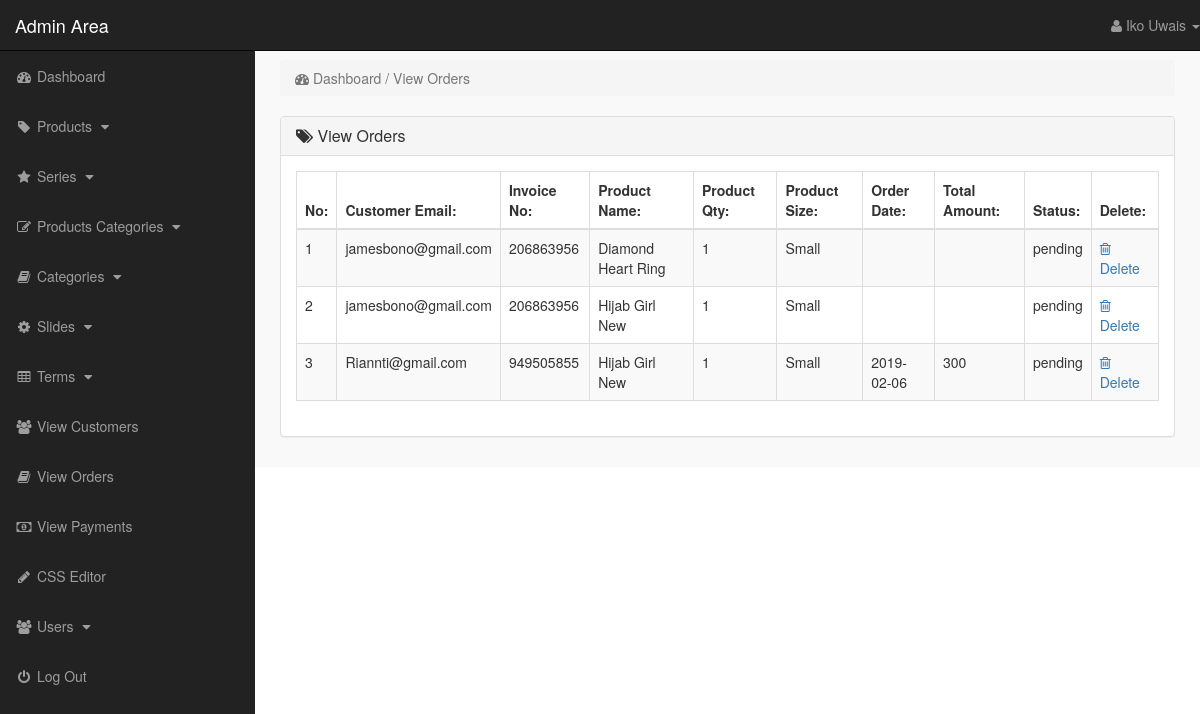
The app's page /admin_area/index.php?view_orders (signed in) with its own data.
### tables this page shows
CREATE TABLE `pending_orders` (
  `order_id` int(10) NOT NULL,
  `customer_id` int(10) NOT NULL,
  `invoice_no` int(10) NOT NULL,
  `product_id` text NOT NULL,
  `qty` int(10) NOT NULL,
  `size` text NOT NULL,
  `order_status` text NOT NULL
);

CREATE TABLE `customers` (
  `customer_id` int(10) NOT NULL,
  `customer_name` varchar(255) NOT NULL,
  `customer_email` varchar(255) NOT NULL,
  `customer_pass` varchar(255) NOT NULL,
  `customer_country` text NOT NULL,
  `customer_city` text NOT NULL,
  `customer_contact` varchar(255) NOT NULL,
  `customer_address` text NOT NULL,
  `customer_image` text NOT NULL,
  `customer_ip` varchar(100) NOT NULL
);

CREATE TABLE `products` (
  `product_id` int(10) NOT NULL,
  `p_cat_id` int(10) NOT NULL,
  `cat_id` int(10) NOT NULL,
  `manufacturer_id` int(10) NOT NULL,
  `date` timestamp NOT NULL DEFAULT CURRENT_TIMESTAMP ON UPDATE CURRENT_TIMESTAMP,
  `product_title` text NOT NULL,
  `product_img1` text NOT NULL,
  `product_img2` text NOT NULL,
  `product_img3` text NOT NULL,
  `product_img4` text NOT NULL,
  `product_price` int(10) NOT NULL,
  `product_keywords` text NOT NULL,
  `product_desc` text NOT NULL
);

CREATE TABLE `customer_orders` (
  `order_id` int(10) NOT NULL,
  `customer_id` int(10) NOT NULL,
  `due_amount` int(100) NOT NULL,
  `invoice_no` int(100) NOT NULL,
  `qty` int(10) NOT NULL,
  `size` text NOT NULL,
  `order_date` date NOT NULL,
  `order_status` text NOT NULL
);

### admin_area/view_orders.php (the view)
<?php
    if(!isset($_SESSION['admin_email'])){
        echo "<script>window.open('login.php','_self')</script>";
    }else{
?>
<div class="row">
    <div class="col-lg-12">
        <ol class="breadcrumb">
            <li class="active">
                <i class="fa fa-dashboard"></i> Dashboard / View Orders
            </li>
        </ol>
    </div>
</div>
<div class="row">
    <div class="col-lg-12">
        <div class="panel panel-default">
            <div class="panel-heading">
               <h3 class="panel-title">
                   <i class="fa fa-tags"></i>  View Orders
               </h3>
            </div>
            <div class="panel-body">
                <div class="table-responsive">
                    <table class="table table-striped table-bordered table-hover">
                        <thead>
                            <tr>
                                <th> No: </th>
                                <th> Customer Email: </th>
                                <th> Invoice No: </th>
                                <th> Product Name: </th>
                                <th> Product Qty: </th>
                                <th> Product Size: </th>
                                <th> Order Date: </th>
                                <th> Total Amount: </th>
                                <th> Status: </th>
                                <th> Delete: </th>
                            </tr>
                        </thead>
                        <tbody>
                            <?php
                                $i=0;
                                $get_orders = "select * from pending_orders";
                                $run_orders = mysqli_query($con,$get_orders);
                                while($row_order=mysqli_fetch_array($run_orders)){
                                    $order_id = $row_order['order_id'];
                                    $c_id = $row_order['customer_id'];
                                    $invoice_no = $row_order['invoice_no'];
                                    $product_id = $row_order['product_id'];
                                    $qty = $row_order['qty'];
                                    $size = $row_order['size'];
                                    $order_status = $row_order['order_status'];
                                    $get_products = "select * from products where product_id='$product_id'";
                                    $run_products = mysqli_query($con,$get_products);
                                    $row_products = mysqli_fetch_array($run_products);
                                    $product_title = $row_products['product_title'];
                                    $get_customer = "select * from customers where customer_id='$c_id'";
                                    $run_customer = mysqli_query($con,$get_customer);
                                    $row_customer = mysqli_fetch_array($run_customer);
                                    $customer_email = $row_customer['customer_email'];
                                    $get_c_order = "select * from customer_orders where order_id='$order_id' ";
                                    $run_c_order = mysqli_query($con,$get_c_order);
                                    $row_c_order = mysqli_fetch_array($run_c_order);
                                    $order_date = $row_c_order['order_date'];
                                    $order_amount = $row_c_order['due_amount'];
                                    $i++;
                            ?>
                            <tr>
                                <td> <?php echo $i; ?> </td>
                                <td> <?php echo $customer_email; ?> </td>
                                <td> <?php echo $invoice_no; ?></td>
                                <td> <?php echo $product_title; ?> </td>
                                <td> <?php echo $qty; ?></td>
                                <td> <?php echo $size; ?> </td>
                                <td> <?php echo $order_date; ?> </td>
                                <td> <?php echo $order_amount; ?> </td>
                                <td>
                                    <?php
                                        if($order_status=='pending'){
                                            echo $order_status='pending';
                                        }else{
                                            echo $order_status='Complete';
                                        }
                                    ?>
                                </td>
                                <td>
                                     <a href="index.php?delete_order=<?php echo $order_id; ?>">
                                        <i class="fa fa-trash-o"></i> Delete
                                     </a>
                                </td>
                            </tr>
                            <?php } ?>
                        </tbody>
                    </table>
                </div>
            </div>
        </div>
    </div>
</div>
<?php } ?>

### admin_area/index.php (shortened to what this page needs)
<?php
    include("includes/db.php");
    if(!isset($_SESSION['admin_email'])){
        echo "<script>window.open('login.php','_self')</script>";
    }else{
        $admin_session = $_SESSION['admin_email'];
        $get_admin = "select * from admins where admin_email='$admin_session'";
        $run_admin = mysqli_query($con,$get_admin);
        $row_admin = mysqli_fetch_array($run_admin);
        $admin_name = $row_admin['admin_name'];
?>
<!DOCTYPE html>
<html lang="en">
<head>
    <link rel="stylesheet" href="css/bootstrap-337.min.css">
    <link rel="stylesheet" href="font-awsome/css/font-awesome.min.css">
    <link rel="stylesheet" href="css/style.css">
</head>
<body>
    <div id="wrapper">
       <?php include("includes/sidebar.php"); ?>
        <div id="page-wrapper">
            <div class="container-fluid">
                <?php
                    if(isset($_GET['dashboard'])){
                        include("dashboard.php");
                }   if(isset($_GET['insert_product'])){
                        include("insert_product.php");
                }   if(isset($_GET['view_products'])){
                        include("view_products.php");
                }   if(isset($_GET['delete_product'])){
                        include("delete_product.php");
                }   if(isset($_GET['edit_product'])){
                        include("edit_product.php");
                }   if(isset($_GET['insert_p_cat'])){
                        include("insert_p_cat.php");
                }   if(isset($_GET['view_p_cats'])){
                        include("view_p_cats.php");
                }   if(isset($_GET['delete_p_cat'])){
                        include("delete_p_cat.php");
                }   if(isset($_GET['edit_p_cat'])){
                        include("edit_p_cat.php");
                }   if(isset($_GET['insert_cat'])){
                        include("insert_cat.php");
                }   if(isset($_GET['view_cats'])){
                        include("view_cats.php");
                }   if(isset($_GET['edit_cat'])){
                        include("edit_cat.php");
                }   if(isset($_GET['delete_cat'])){
                        include("delete_cat.php");
                }   if(isset($_GET['insert_slide'])){
                        include("insert_slide.php");
                }   if(isset($_GET['view_slides'])){
                        include("view_slides.php");
                }   if(isset($_GET['delete_slide'])){
                        include("delete_slide.php");
                }   if(isset($_GET['edit_slide'])){
                        include("edit_slide.php");
                }   if(isset($_GET['insert_box'])){
                        include("insert_box.php");
                }   if(isset($_GET['view_boxes'])){
                        include("view_boxes.php");
                }   if(isset($_GET['delete_box'])){
                        include("delete_box.php");
                }   if(isset($_GET['edit_box'])){
                        include("edit_box.php");
                }   if(isset($_GET['view_customers'])){
                        include("view_customers.php");
                }   if(isset($_GET['delete_customer'])){
                        include("delete_customer.php");
                }   if(isset($_GET['view_orders'])){
                        include("view_orders.php");
                }   if(isset($_GET['delete_order'])){
                        include("delete_order.php");
                }   if(isset($_GET['view_payments'])){
                        include("view_payments.php");
                }   if(isset($_GET['delete_payment'])){
                        include("delete_payment.php");
                }   if(isset($_GET['view_users'])){
                        include("view_users.php");
                }   if(isset($_GET['delete_user'])){
                        include("delete_user.php");
                }   if(isset($_GET['insert_user'])){
                        include("insert_user.php");
                }   if(isset($_GET['user_profile'])){
                        include("user_profile.php");
                }   if(isset($_GET['insert_terms'])){
                        include("insert_terms.php");
                }   if(isset($_GET['view_terms'])){
                        include("view_terms.php");
                }   if(isset($_GET['delete_term'])){
                        include("delete_term.php");
                }   if(isset($_GET['edit_term'])){
                        include("edit_term.php");
                }   if(isset($_GET['edit_css'])){
                        include("edit_css.php");
                }   if(isset($_GET['insert_manufacturer'])){
                        include("insert_manufacturer.php");
                }   if(isset($_GET['view_manufacturers'])){
                        include("view_manufacturers.php");
                }   if(isset($_GET['delete_manufacturer'])){
                        include("delete_manufacturer.php");
                }   if(isset($_GET['edit_manufacturer'])){
                        include("edit_manufacturer.php");
                }
                ?>
            </div>
        </div>
    </div>
</body>
</html>
<?php } ?>

### admin_area/includes/sidebar.php (shortened to what this page needs)
<?php
    if(!isset($_SESSION['admin_email'])){
        echo "<script>window.open('login.php','_self')</script>";
    }else{
?>
<nav class="navbar navbar-inverse navbar-fixed-top">
    <div class="navbar-header">
        <a href="index.php?dashboard" class="navbar-brand">Admin Area</a>
    </div>
    <ul class="nav navbar-right top-nav">
        <li class="dropdown">
            <a href="#" class="dropdown-toggle" data-toggle="dropdown">
                <i class="fa fa-user"></i> <?php echo $admin_name;  ?> <b class="caret"></b>
            </a>
        </li>
    </ul>
    <div class="collapse navbar-collapse navbar-ex1-collapse">
        <ul class="nav navbar-nav side-nav">
            <li>
                <a href="index.php?dashboard">
                        <i class="fa fa-fw fa-dashboard"></i> Dashboard
                </a>
            </li>
            <li>
                <a href="#" data-toggle="collapse" data-target="#products">
                        <i class="fa fa-fw fa-tag"></i> Products
                        <i class="fa fa-fw fa-caret-down"></i>
                </a>
            </li>
            <li>
                <a href="#" data-toggle="collapse" data-target="#manufacturer">
                        <i class="fa fa-fw fa-star"></i> Series
                        <i class="fa fa-fw fa-caret-down"></i>
                </a>
            </li>
            <li>
                <a href="#" data-toggle="collapse" data-target="#p_cat">
                        <i class="fa fa-fw fa-edit"></i> Products Categories
                        <i class="fa fa-fw fa-caret-down"></i>
                </a>
            </li>
            <li>
                <a href="#" data-toggle="collapse" data-target="#cat">
                        <i class="fa fa-fw fa-book"></i> Categories
                        <i class="fa fa-fw fa-caret-down"></i>
                </a>
            </li>
            <li>
                <a href="#" data-toggle="collapse" data-target="#slides">
                        <i class="fa fa-fw fa-gear"></i> Slides
                        <i class="fa fa-fw fa-caret-down"></i>
                </a>
            </li>
            <li>
                <a href="#" data-toggle="collapse" data-target="#terms">
                        <i class="fa fa-fw fa-table"></i> Terms
                        <i class="fa fa-fw fa-caret-down"></i>
                </a>
            </li>
            <li>
                <a href="index.php?view_customers">
                    <i class="fa fa-fw fa-users"></i> View Customers
                </a>
            </li>
            <li>
                <a href="index.php?view_orders">
                    <i class="fa fa-fw fa-book"></i> View Orders
                </a>
            </li>
            <li>
                <a href="index.php?view_payments">
                    <i class="fa fa-fw fa-money"></i> View Payments
                </a>
            </li>
            <li>
                <a href="index.php?edit_css">
                    <i class="fa fa-fw fa-pencil"></i> CSS Editor
                </a>
            </li>
            <li>
                <a href="#" data-toggle="collapse" data-target="#users">
                        <i class="fa fa-fw fa-users"></i> Users
                        <i class="fa fa-fw fa-caret-down"></i>
                </a>
            </li>
            <li>
                <a href="logout.php">
                    <i class="fa fa-fw fa-power-off"></i> Log Out
                </a>
            </li>
        </ul>
    </div>
</nav>
<?php } ?>

### admin_area/css/style.css (style rules this page uses)
body { margin-top: 100px; }
#wrapper { padding-left: 0px; }
#page-wrapper { width: 100%; padding: 0; background-color: #f9f9f9; }
@media (min-width: 768px) { body { margin-top: 50px; } }
@media (min-width: 768px) { #wrapper { padding-left: 255px; } }
@media (min-width: 768px) { #page-wrapper { padding: 10px; } }
.top-nav { 0 15px; }
.top-nav>li { float: left; display: inline-block; }
.top-nav>li>a { color: #999999; line-height: 20px; padding-top: 15px; padding-bottom: 15px; }
@media (min-width: 768px) { .side-nav { position: fixed; top: 51px; bottom: 0; width: 255px; overflow-y: auto; overflow-x: hidden; background-color: #222222; padding-bottom: 40px; border-radius: 0; } }
@media (min-width: 768px) { .side-nav>li>a { width: 255px; } }
.panel-body { border-radius: 5px; }

### records on screen
pending_orders: customer.customer_email "jamesbono@gmail.com", invoice_no "206863956", product.product_title "Diamond Heart Ring", qty "1", size "Small"
pending_orders: customer.customer_email "jamesbono@gmail.com", invoice_no "206863956", product.product_title "Hijab Girl New", qty "1", size "Small"
pending_orders: customer.customer_email "Riannti@gmail.com", invoice_no "949505855", product.product_title "Hijab Girl New", qty "1", size "Small", customer_orders.order_date "2019-02-06", customer_orders.due_amount "300"

### other values on screen
$admin_name "Iko Uwais"
